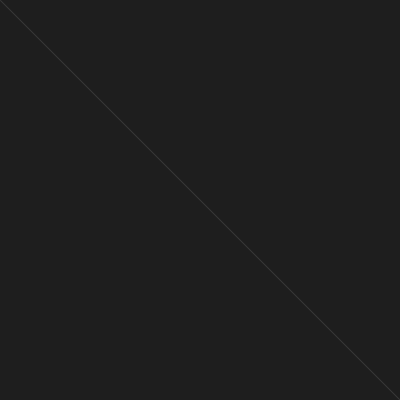
Frame 1 (no input)
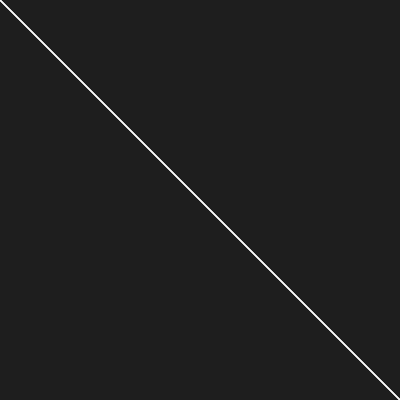
Frame 60 (the mouse pressed at the canvas centre just before this capture)
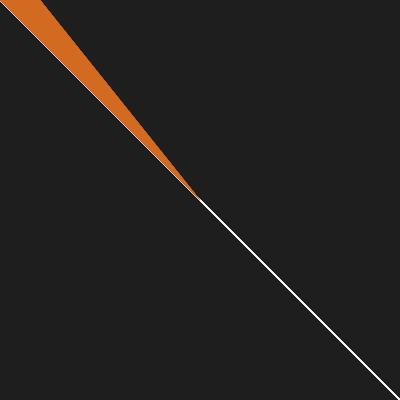
Frame 120 (the mouse held since frame 60 and released just before this capture)

The Processing sketch that drew these frames (run headless with seeded random() and noise(); from frame 60 on, the mouse is pressed at the canvas centre):

// Processing sketch: processing_136277
// ── processing_136277.pde

void setup(){
  background(30);
  size(400,400);
  smooth();
}
 
void draw(){
  frameRate(100);
  float r=random(40,150);
  stroke(255,30);
  line(400,400,mouseX,mouseY);
  noStroke();
  if(mousePressed == true) {
  triangle (0,0,mouseX,mouseY,mouseX/5,0);
  fill(210,r,30,50);
    }
  
}
